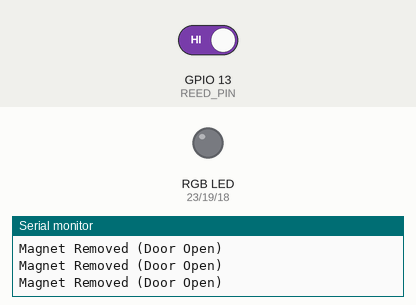
A sketch run on a simulated ESP32. Parts: an RGB LED mixed from three pins (HIGH = lit), the last lines printed to the serial monitor. The inputs (shaded band) are chosen by the test bench; at power-on: GPIO 13 (REED_PIN) HIGH.

Above: at 1.2 s.
1.3 s: GPIO 13 (REED_PIN) driven LOW
At 1.7 s:
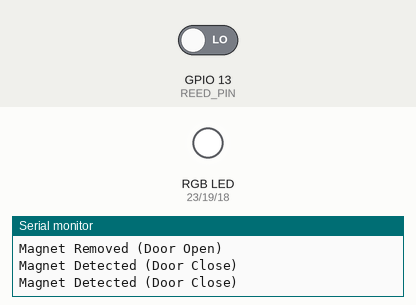
2.9 s: GPIO 13 (REED_PIN) driven HIGH
At 4.2 s:
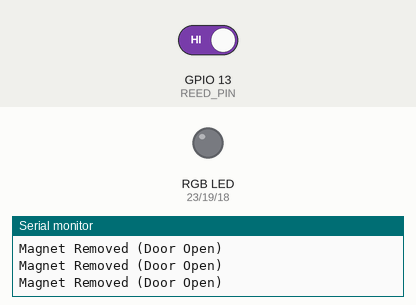
Timing chart, 0 to 5.9 s (numbered marks = the images above; inputs shaded):
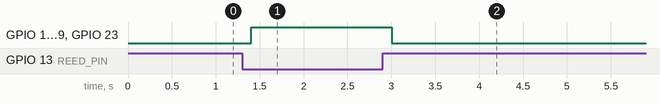

The sketch:

ReedSwitch_LedRGB.ino
```cpp
/*=========================================================
    Reed Switch + RGB LED
    Board : Wemos D1 ESP32
=========================================================*/

/* Reed Switch */
#define REED_PIN    13

/* RGB LED */
#define RED_PIN     23
#define GREEN_PIN   19
#define BLUE_PIN    18

/*=========================================================*/

void initReed();
bool readReed();

void initRGBLed();
void setRGB(bool r, bool g, bool b);

/*=========================================================*/

void setup()
{
    Serial.begin(115200);

    initReed();
    initRGBLed();
}

/*=========================================================*/

void loop()
{
    bool doorClosed = readReed();

    if (doorClosed)
    {
        Serial.println("Magnet Detected (Door Close)");

        // LED màu xanh lá
        setRGB(HIGH, HIGH, HIGH);
    }
    else
    {
        Serial.println("Magnet Removed (Door Open)");

        // LED màu đỏ
        setRGB(LOW, LOW, LOW);
    }

    delay(200);
}

/*=========================================================
                    REED SWITCH
=========================================================*/

void initReed()
{
    pinMode(REED_PIN, INPUT_PULLUP);
}

bool readReed()
{
    return digitalRead(REED_PIN) == LOW;
}

/*=========================================================
                      RGB LED
=========================================================*/

void initRGBLed()
{
    pinMode(RED_PIN, OUTPUT);
    pinMode(GREEN_PIN, OUTPUT);
    pinMode(BLUE_PIN, OUTPUT);

    setRGB(LOW, LOW, LOW);
}

void setRGB(bool r, bool g, bool b)
{
    digitalWrite(RED_PIN, r);
    digitalWrite(GREEN_PIN, g);
    digitalWrite(BLUE_PIN, b);
}
```

Measured:
- after the input at 1.3 s, GPIO 18 (BLUE_PIN), GPIO 19 (GREEN_PIN), GPIO 23 (RED_PIN): LOW → HIGH after 0.10 s
- after the input at 2.9 s, GPIO 18 (BLUE_PIN), GPIO 19 (GREEN_PIN), GPIO 23 (RED_PIN): HIGH → LOW after 0.10 s
